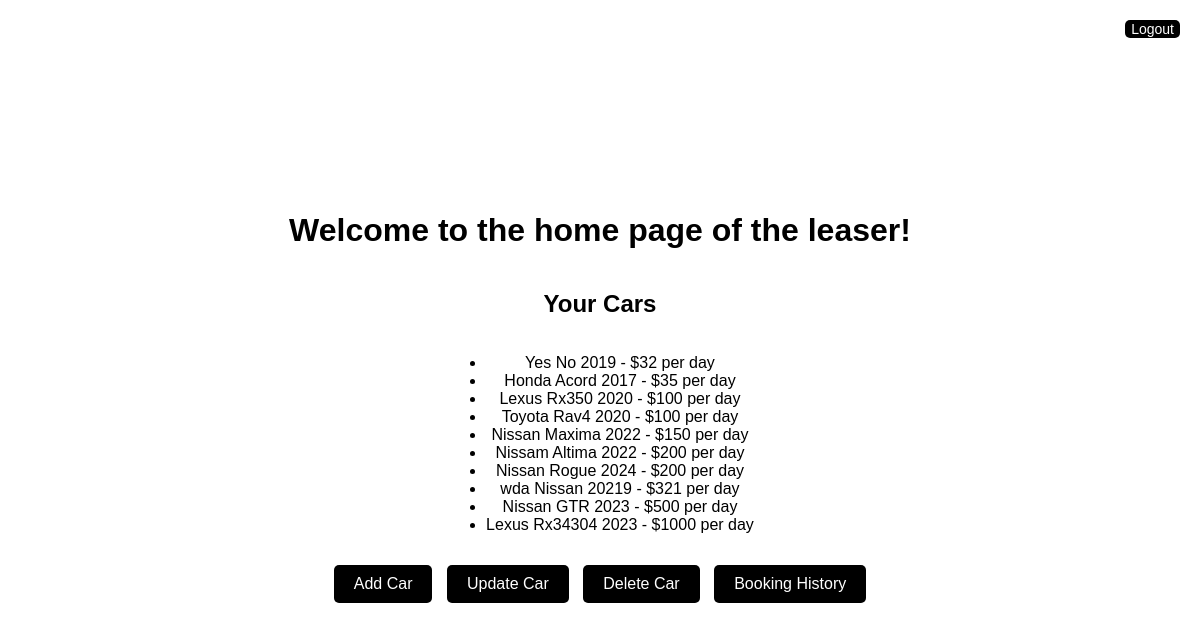
Page /leaser_home (signed in) on the committed database.
### models.py (models this page shows)
class Car(db.Model):
    __tablename__ = 'car'
    car_id = db.Column(db.Integer, primary_key=True)
    owner_id = db.Column(db.Integer, db.ForeignKey('user.user_id'), nullable=False)
    make = db.Column(db.String(50), nullable=False)
    model = db.Column(db.String(51), nullable=False)
    year = db.Column(db.Integer, nullable=False)
    location_id = db.Column(db.Integer, db.ForeignKey('location.location_id'), nullable=False)
    price_per_day = db.Column(db.Numeric(10,2), nullable = False)

### app.py (the view)
@app.route('/leaser_home')
def leaser_home():
    leaser_greeting = "Welcome to the home page of the leaser!"
    leaser_id = session.get('user_id')
    if not leaser_id:
        flash("Log In")
        return redirect(url_for('login'))
    sql_query = text("SELECT * FROM car WHERE owner_id = :leaser_id ORDER BY price_per_day")
    result = db.session.execute(sql_query, {"leaser_id": leaser_id}).fetchall()
    cars = [dict(row._mapping) for row in result]
    return render_template('leaser_home.html', leaser_greeting = leaser_greeting, cars = cars)

### templates/leaser_home.html (shortened to what this page needs)
<!DOCTYPE html>
<html lang="en">
<head>
    <link rel="stylesheet" href="{{ url_for('static', filename='styles.css') }}">
</head>
<body>
    <div class="center-container">
        <h1>{{ leaser_greeting }}</h1>
        <h2>
            Your Cars
        </h2>
        {% if cars %}
            <ul>
                {% for car in cars %}
                    <li>
                        {{car["make"]}}  {{car["model"]}} {{car["year"]}} - ${{car['price_per_day']}} per day
                    </li>
                {% endfor %}
            </ul>
        {% else %}
         <p>You have no cars</p>
        {% endif %}
        <div class="button-container">
            <a href="{{ url_for('leaser.add_car')}}" class = "button">Add Car</a>
            <a href="{{ url_for('leaser.update_car')}}" class = "button">Update Car</a>
            <a href="{{ url_for('leaser.delete_car')}}" class = "button">Delete Car</a>
            <a href="{{ url_for('leaser.leaser_booking_history')}}" class = "button">Booking History</a>
            <button type="button" class= "top-right" onclick="return confirmLogout()">Logout</button>
        </div>
    </div>
</body>
</html>

### static/styles.css (style rules this page uses)
body { font-family: Arial, Helvetica, sans-serif; color: black; display: flex; flex-direction: column; justify-content: center; align-items: center; min-height: 100vh; margin: 0; text-align: center; }
.center-container { display: flex; flex-direction: column; align-items: center; }
h1 { color: Black; margin-top: 20px; }
.button-container { display: block; justify-content: center; margin-top: 10px; }
.button { display: inline-block; padding: 10px 20px; font-size: 16px; cursor: pointer; text-align: center; text-decoration: none; color: white; background-color: black; border: none; border-radius: 5px; margin: 5px; transition: background-color 0.3s; }
.top-right { position: absolute; top: 20px; right: 20px; padding: 10px, 20px; background-color: black; color: white; border: none; border-radius: 5px; cursor: pointer; font-size: 14px; }

### rows in the picture
Car: make "Yes", model "No", year "2019", price_per_day "32"
Car: make "Honda", model "Acord", year "2017", price_per_day "35"
Car: make "Lexus", model "Rx350", year "2020", price_per_day "100"
Car: make "Toyota", model "Rav4", year "2020", price_per_day "100"
Car: make "Nissan", model "Maxima", year "2022", price_per_day "150"
Car: make "Nissam", model "Altima", year "2022", price_per_day "200"
Car: make "Nissan", model "Rogue", year "2024", price_per_day "200"
Car: make "wda", model "Nissan", year "20219", price_per_day "321"
Car: make "Nissan", model "GTR", year "2023", price_per_day "500"
Car: make "Lexus", model "Rx34304", year "2023", price_per_day "1000"

### other values in the picture
{{ leaser_greeting }} "Welcome to the home page of the leaser!"
